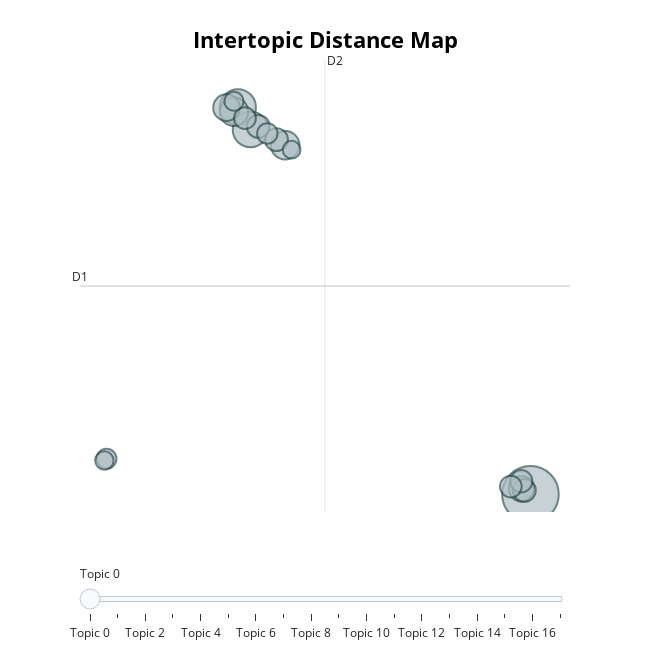

Write notebook code for a chart like this one.
### Code cell
model.visualize_topics()

### Figure 1 — Plotly figure (JSON) as saved in the notebook; plotly's stock layout.template omitted (floating-point values rounded to 4 significant figures)
{"data": [{"customdata": [[0, "covid | covid19 | get | covid vaccine | flu", 122], [1, "trust | vaccine | tested | dont | think", 50], [2, "effects | side | side effects | vaccine | vaccine side", 48], [3, "mrna | vaccine vaccine | viral vector | viral | vector vaccines", 31], [4, "get | necessary | vaccine necessary | get vaccinated | im", 31], [5, "available | get | vaccine get | get vaccine | vaccines", 27], [6, "children | vaccinated | school | without | school without", 24], [7, "safe | vaccine safe | safe vaccine | vaccine | catholics", 20], [8, "still get | wait | protected | still | safe", 20], [9, "allergies | allergic | antibodies | penicillin | monoclonal antibodies", 20], [10, "mask | wear mask | wear | vaccinated | masks", 19], [11, "pfizer | pfizer vaccine | adults | vaccine pfizer | qualify", 18], [12, "dose | one dose | doses | one | many", 18], [13, "pregnant | baby | breast | feeding | safe pregnant", 16], [14, "omciron | variant | new | omciron variant | omicron", 15], [15, "booster | shot | booster shot | original vaccine | booster original", 14], [16, "virus | mutations | new | cure | mutations virus", 13], [17, "effects | side effects | side | tell | investigated side", 12]], "hovertemplate": "<b>Topic %{customdata[0]}</b><br>%{customdata[1]}<br>Size: %{customdata[2]}", "legendgroup": "", "marker": {"color": "#B0BEC5", "line": {"color": "DarkSlateGrey", "width": 2}, "size": [122, 50, 48, 31, 31, 27, 24, 20, 20, 20, 19, 18, 18, 16, 15, 14, 13, 12], "sizemode": "area", "sizeref": 0.07625, "symbol": "circle"}, "mode": "markers", "name": "", "orientation": "v", "showlegend": false, "type": "scatter", "x": [13.97, -1.539, -0.866, 0.9719, -1.745, -2.135, 13.5, 0.5108, 13.65, -0.457, 13.48, -1.16, 12.93, 0.02497, -8.498, -1.741, -8.611, 1.314], "xaxis": "x", "y": [-7.634, 17.38, 15.95, 14.93, 17.09, 17.36, -7.282, 15.29, -7.381, 16.15, -6.793, 16.68, -7.136, 15.69, -5.339, 17.77, -5.452, 14.64], "yaxis": "y"}], "layout": {"annotations": [{"showarrow": false, "text": "D1", "x": -9.903, "y": 5.83, "yshift": 10}, {"showarrow": false, "text": "D2", "x": 3.083, "xshift": 10, "y": 20.44}], "height": 650, "hoverlabel": {"bgcolor": "white", "font": {"family": "Rockwell", "size": 16}}, "legend": {"itemsizing": "constant", "tracegroupgap": 0}, "margin": {"t": 60}, "shapes": [{"line": {"color": "#CFD8DC", "width": 2}, "type": "line", "x0": 3.083, "x1": 3.083, "y0": -8.779, "y1": 20.44}, {"line": {"color": "#9E9E9E", "width": 2}, "type": "line", "x0": -9.903, "x1": 16.07, "y0": 5.83, "y1": 5.83}], "sliders": [{"active": 0, "pad": {"t": 50}, "steps": [{"args": [{"marker.color": [["red", "#B0BEC5", "#B0BEC5", "#B0BEC5", "#B0BEC5", "#B0BEC5", "#B0BEC5", "#B0BEC5", "#B0BEC5", "#B0BEC5", "#B0BEC5", "#B0BEC5", "#B0BEC5", "#B0BEC5", "#B0BEC5", "#B0BEC5", "#B0BEC5", "#B0BEC5"]]}], "label": "Topic 0", "method": "update"}, {"args": [{"marker.color": [["#B0BEC5", "red", "#B0BEC5", "#B0BEC5", "#B0BEC5", "#B0BEC5", "#B0BEC5", "#B0BEC5", "#B0BEC5", "#B0BEC5", "#B0BEC5", "#B0BEC5", "#B0BEC5", "#B0BEC5", "#B0BEC5", "#B0BEC5", "#B0BEC5", "#B0BEC5"]]}], "label": "Topic 1", "method": "update"}, {"args": [{"marker.color": [["#B0BEC5", "#B0BEC5", "red", "#B0BEC5", "#B0BEC5", "#B0BEC5", "#B0BEC5", "#B0BEC5", "#B0BEC5", "#B0BEC5", "#B0BEC5", "#B0BEC5", "#B0BEC5", "#B0BEC5", "#B0BEC5", "#B0BEC5", "#B0BEC5", "#B0BEC5"]]}], "label": "Topic 2", "method": "update"}, {"args": [{"marker.color": [["#B0BEC5", "#B0BEC5", "#B0BEC5", "red", "#B0BEC5", "#B0BEC5", "#B0BEC5", "#B0BEC5", "#B0BEC5", "#B0BEC5", "#B0BEC5", "#B0BEC5", "#B0BEC5", "#B0BEC5", "#B0BEC5", "#B0BEC5", "#B0BEC5", "#B0BEC5"]]}], "label": "Topic 3", "method": "update"}, {"args": [{"marker.color": [["#B0BEC5", "#B0BEC5", "#B0BEC5", "#B0BEC5", "red", "#B0BEC5", "#B0BEC5", "#B0BEC5", "#B0BEC5", "#B0BEC5", "#B0BEC5", "#B0BEC5", "#B0BEC5", "#B0BEC5", "#B0BEC5", "#B0BEC5", "#B0BEC5", "#B0BEC5"]]}], "label": "Topic 4", "method": "update"}, {"args": [{"marker.color": [["#B0BEC5", "#B0BEC5", "#B0BEC5", "#B0BEC5", "#B0BEC5", "red", "#B0BEC5", "#B0BEC5", "#B0BEC5", "#B0BEC5", "#B0BEC5", "#B0BEC5", "#B0BEC5", "#B0BEC5", "#B0BEC5", "#B0BEC5", "#B0BEC5", "#B0BEC5"]]}], "label": "Topic 5", "method": "update"}, {"args": [{"marker.color": [["#B0BEC5", "#B0BEC5", "#B0BEC5", "#B0BEC5", "#B0BEC5", "#B0BEC5", "red", "#B0BEC5", "#B0BEC5", "#B0BEC5", "#B0BEC5", "#B0BEC5", "#B0BEC5", "#B0BEC5", "#B0BEC5", "#B0BEC5", "#B0BEC5", "#B0BEC5"]]}], "label": "Topic 6", "method": "update"}, {"args": [{"marker.color": [["#B0BEC5", "#B0BEC5", "#B0BEC5", "#B0BEC5", "#B0BEC5", "#B0BEC5", "#B0BEC5", "red", "#B0BEC5", "#B0BEC5", "#B0BEC5", "#B0BEC5", "#B0BEC5", "#B0BEC5", "#B0BEC5", "#B0BEC5", "#B0BEC5", "#B0BEC5"]]}], "label": "Topic 7", "method": "update"}, {"args": [{"marker.color": [["#B0BEC5", "#B0BEC5", "#B0BEC5", "#B0BEC5", "#B0BEC5", "#B0BEC5", "#B0BEC5", "#B0BEC5", "red", "#B0BEC5", "#B0BEC5", "#B0BEC5", "#B0BEC5", "#B0BEC5", "#B0BEC5", "#B0BEC5", "#B0BEC5", "#B0BEC5"]]}], "label": "Topic 8", "method": "update"}, {"args": [{"marker.color": [["#B0BEC5", "#B0BEC5", "#B0BEC5", "#B0BEC5", "#B0BEC5", "#B0BEC5", "#B0BEC5", "#B0BEC5", "#B0BEC5", "red", "#B0BEC5", "#B0BEC5", "#B0BEC5", "#B0BEC5", "#B0BEC5", "#B0BEC5", "#B0BEC5", "#B0BEC5"]]}], "label": "Topic 9", "method": "update"}, {"args": [{"marker.color": [["#B0BEC5", "#B0BEC5", "#B0BEC5", "#B0BEC5", "#B0BEC5", "#B0BEC5", "#B0BEC5", "#B0BEC5", "#B0BEC5", "#B0BEC5", "red", "#B0BEC5", "#B0BEC5", "#B0BEC5", "#B0BEC5", "#B0BEC5", "#B0BEC5", "#B0BEC5"]]}], "label": "Topic 10", "method": "update"}, {"args": [{"marker.color": [["#B0BEC5", "#B0BEC5", "#B0BEC5", "#B0BEC5", "#B0BEC5", "#B0BEC5", "#B0BEC5", "#B0BEC5", "#B0BEC5", "#B0BEC5", "#B0BEC5", "red", "#B0BEC5", "#B0BEC5", "#B0BEC5", "#B0BEC5", "#B0BEC5", "#B0BEC5"]]}], "label": "Topic 11", "method": "update"}, {"args": [{"marker.color": [["#B0BEC5", "#B0BEC5", "#B0BEC5", "#B0BEC5", "#B0BEC5", "#B0BEC5", "#B0BEC5", "#B0BEC5", "#B0BEC5", "#B0BEC5", "#B0BEC5", "#B0BEC5", "red", "#B0BEC5", "#B0BEC5", "#B0BEC5", "#B0BEC5", "#B0BEC5"]]}], "label": "Topic 12", "method": "update"}, {"args": [{"marker.color": [["#B0BEC5", "#B0BEC5", "#B0BEC5", "#B0BEC5", "#B0BEC5", "#B0BEC5", "#B0BEC5", "#B0BEC5", "#B0BEC5", "#B0BEC5", "#B0BEC5", "#B0BEC5", "#B0BEC5", "red", "#B0BEC5", "#B0BEC5", "#B0BEC5", "#B0BEC5"]]}], "label": "Topic 13", "method": "update"}, {"args": [{"marker.color": [["#B0BEC5", "#B0BEC5", "#B0BEC5", "#B0BEC5", "#B0BEC5", "#B0BEC5", "#B0BEC5", "#B0BEC5", "#B0BEC5", "#B0BEC5", "#B0BEC5", "#B0BEC5", "#B0BEC5", "#B0BEC5", "red", "#B0BEC5", "#B0BEC5", "#B0BEC5"]]}], "label": "Topic 14", "method": "update"}, {"args": [{"marker.color": [["#B0BEC5", "#B0BEC5", "#B0BEC5", "#B0BEC5", "#B0BEC5", "#B0BEC5", "#B0BEC5", "#B0BEC5", "#B0BEC5", "#B0BEC5", "#B0BEC5", "#B0BEC5", "#B0BEC5", "#B0BEC5", "#B0BEC5", "red", "#B0BEC5", "#B0BEC5"]]}], "label": "Topic 15", "method": "update"}, {"args": [{"marker.color": [["#B0BEC5", "#B0BEC5", "#B0BEC5", "#B0BEC5", "#B0BEC5", "#B0BEC5", "#B0BEC5", "#B0BEC5", "#B0BEC5", "#B0BEC5", "#B0BEC5", "#B0BEC5", "#B0BEC5", "#B0BEC5", "#B0BEC5", "#B0BEC5", "red", "#B0BEC5"]]}], "label": "Topic 16", "method": "update"}, {"args": [{"marker.color": [["#B0BEC5", "#B0BEC5", "#B0BEC5", "#B0BEC5", "#B0BEC5", "#B0BEC5", "#B0BEC5", "#B0BEC5", "#B0BEC5", "#B0BEC5", "#B0BEC5", "#B0BEC5", "#B0BEC5", "#B0BEC5", "#B0BEC5", "#B0BEC5", "#B0BEC5", "red"]]}], "label": "Topic 17", "method": "update"}]}], "title": {"font": {"color": "Black", "size": 22}, "text": "<b>Intertopic Distance Map</b>", "x": 0.5, "xanchor": "center", "y": 0.95, "yanchor": "top"}, "width": 650, "xaxis": {"anchor": "y", "domain": [0, 1], "range": [-9.903, 16.07], "title": {"text": ""}, "visible": false}, "yaxis": {"anchor": "x", "domain": [0, 1], "range": [-8.779, 20.44], "title": {"text": ""}, "visible": false}}}
